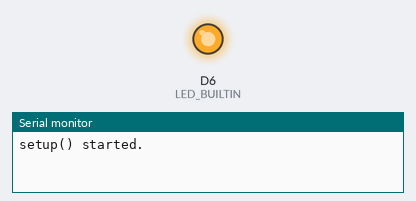
Bench run of a program on a simulated Arduino MKR. Shown: output pins drawn as LEDs (lit = HIGH), the last lines printed to the serial monitor.

Above: at 0.2 s.
At 3.5 s:
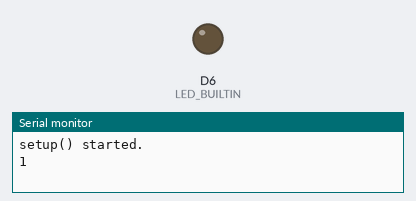
Timing chart, 0 to 4.6 s (numbered marks = the images above):
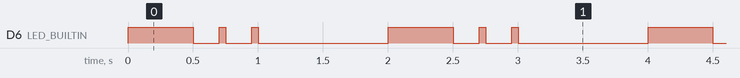

Measured:
- by itself, D6 (LED_BUILTIN): repeats every 2.0 s: 2 × (LOW 0.20 s, HIGH 0.05 s), LOW 1.0 s, HIGH 0.50 s
- by itself, everything shown: repeats every 2.0 s, in 6 steps

The program:

main.cpp
```cpp
#include <Arduino.h>

int myVar = 0;
unsigned long myDelay = 1000;

void setup() {
    Serial.begin(115200);
    while (!Serial);
    Serial.println("setup() started.");

    // Other initialization
    myVar = 1;
    pinMode(LED_BUILTIN, OUTPUT);
}

void loop() {
    digitalWrite(LED_BUILTIN, HIGH);
    delay(500);
    digitalWrite(LED_BUILTIN, LOW);
    delay(200);
    digitalWrite(LED_BUILTIN, HIGH);
    delay(50);
    digitalWrite(LED_BUILTIN, LOW);
    delay(200);
    digitalWrite(LED_BUILTIN, HIGH);
    delay(50);
    digitalWrite(LED_BUILTIN, LOW);

    delay(myDelay);
    Serial.println(myVar);
    myVar++;
}
```
